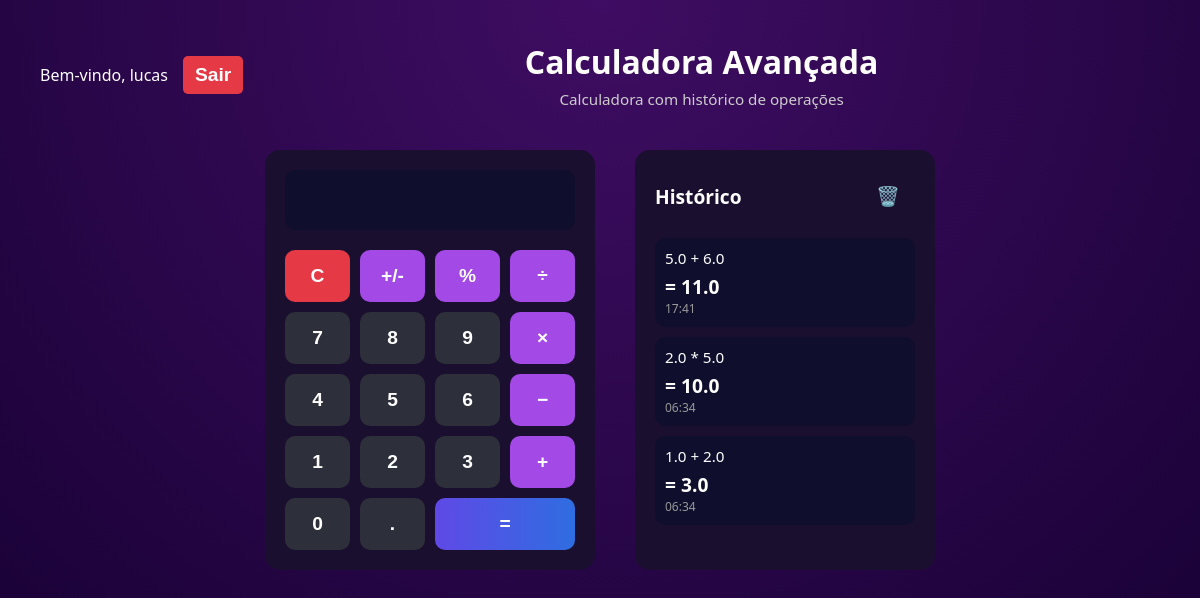
Page / (signed in) on the earlier database version.
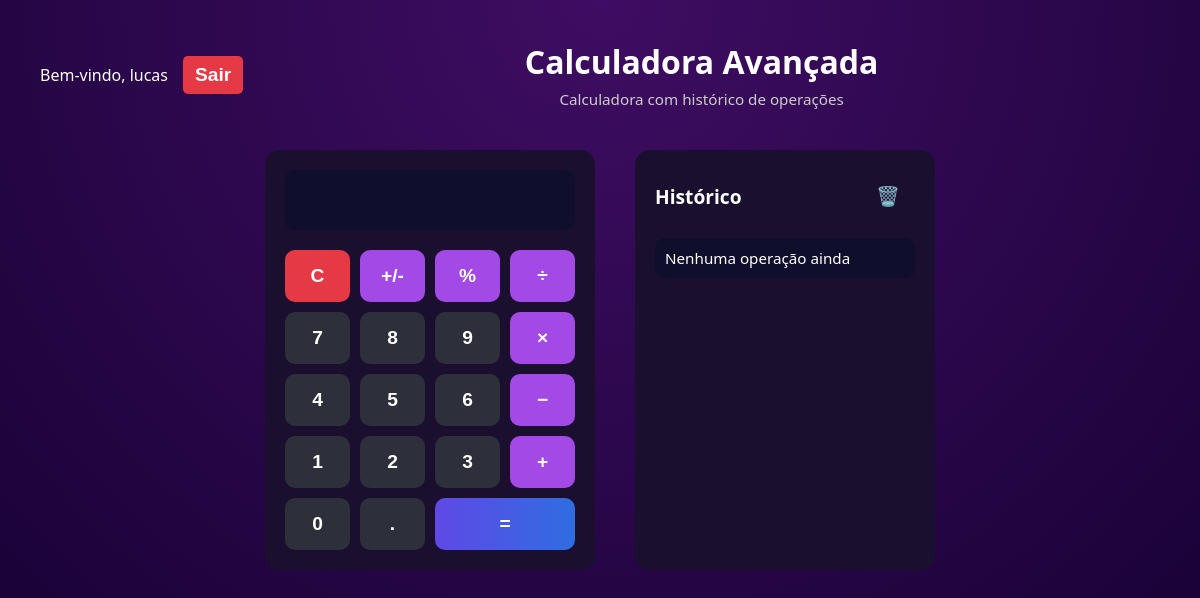
Same page on the later database version.
### calculadora/models.py (models this page shows, shortened)
class Operacao(models.Model):
    TIPO_OPERACAO = [
        ('+', 'Soma'),
        ('-', 'Subtração'),
        ('*', 'Multiplicação'),
        ('/', 'Divisão'),
    ]
    usuario = models.ForeignKey(User, on_delete=models.CASCADE)
    parametros = models.CharField(max_length=255)
    tipo = models.CharField(max_length=1, choices=TIPO_OPERACAO)
    resultado = models.CharField(max_length=255)
    data_inclusao = models.DateTimeField(auto_now_add=True)

### calculadora/views.py (the view, shortened to what this page needs)
# urls.py: path('', index, name='index'),
@login_required
def index(request):
    historico = Operacao.objects.filter(usuario=request.user).order_by('-data_inclusao')
    return render(request, 'calculadora/index.html', {
        'historico': historico,
        'display_result': ''
    })

### calculadora/templates/calculadora/index.html (shortened to what this page needs)
{% load static %}
<!DOCTYPE html>
<html>
<head>
    <link rel="stylesheet" href="{% static 'calculadora/style.css' %}">
</head>
<body>
    <div class="header">
        <div class="user-info">
            <span>Bem-vindo, {{ request.user.username }}</span>
            <form method="post" action="{% url 'logout' %}" class="logout-form">
                <button type="submit" title="Sair">Sair</button>
            </form>
        </div>
        <div class="title">
            <h1>Calculadora Avançada</h1>
            <small>Calculadora com histórico de operações</small>
        </div>
    </div>
    <div class="container">
        <div>
            <form method="post" id="calc-form">
        <div class="calculator">
            <input type="text" id="display" class="display" readonly value="">
            <button type="button" class="clear" onclick="clearDisplay()">C</button>
            <button type="button" class="operator" onclick="setOperator('inv')">+/-</button>
            <button type="button" class="operator" onclick="append('%')">%</button>
            <button type="button" class="operator" onclick="setOperator('/')">÷</button>
            <button type="button" class="num" onclick="append('7')">7</button>
            <button type="button" class="num" onclick="append('8')">8</button>
            <button type="button" class="num" onclick="append('9')">9</button>
            <button type="button" class="operator" onclick="setOperator('*')">×</button>
            <button type="button" class="num" onclick="append('4')">4</button>
            <button type="button" class="num" onclick="append('5')">5</button>
            <button type="button" class="num" onclick="append('6')">6</button>
            <button type="button" class="operator" onclick="setOperator('-')">−</button>
            <button type="button" class="num" onclick="append('1')">1</button>
            <button type="button" class="num" onclick="append('2')">2</button>
            <button type="button" class="num" onclick="append('3')">3</button>
            <button type="button" class="operator" onclick="setOperator('+')">+</button>
            <button type="button" class="num" onclick="append('0')">0</button>
            <button type="button" class="num" onclick="append('.')">.</button>
            <button type="button" class="equals" onclick="calculate()">=</button>
        </div>
            </form>
        </div>
        <div class="history">
            <div class="history-header">
                <h3> Histórico</h3>
                <form method="post">
                    <button type="submit" class="clear-btn" title="Limpar Histórico">🗑️</button>
                </form>
            </div>
            <ul>
                {% for op in historico %}
                    <li>
                        {{ op.parametros }}
                        <div class="result">= {{ op.resultado }}</div>
                        <div class="time">{{ op.data_inclusao|date:"H:i" }}</div>
                    </li>
                {% empty %}
                    <li>Nenhuma operação ainda</li>
                {% endfor %}
            </ul>
        </div>
    </div>
</body>
</html>

### calculadora/static/calculadora/style.css (style rules this page uses)
* { box-sizing: border-box; margin: 0; padding: 0; }
body { font-family: 'Segoe UI', Tahoma, Geneva, Verdana, sans-serif; background: radial-gradient(circle at top, #3f0d63, #140030); color: white; padding: 40px; min-height: 100vh; }
.container { display: flex; justify-content: center; flex-wrap: wrap; gap: 40px; }
.calculator { background-color: #1a0f2e; padding: 20px; border-radius: 15px; width: 330px; display: grid; grid-template-columns: repeat(4, 1fr); gap: 10px; }
.display { grid-column: span 4; height: 60px; background-color: #0f0f2d; color: white; font-size: 2rem; text-align: right; padding: 10px 15px; border: none; border-radius: 10px; margin-bottom: 10px; }
button { font-size: 1.2rem; padding: 15px; border: none; border-radius: 10px; cursor: pointer; transition: all 0.2s; font-weight: bold; }
button.operator { background: #a249e6; color: white; }
button.equals { background: linear-gradient(to right, #5f49e6, #2f6de1); color: white; grid-column: span 2; }
button.clear { background: #e63946; color: white; }
button.num { background: #2d2f3a; color: white; }
.history { background-color: #1a0f2e; padding: 20px; width: 300px; border-radius: 15px; display: flex; flex-direction: column; }
.history-header { display: flex; justify-content: space-between; align-items: center; margin-bottom: 15px; }
.history h3 { font-size: 1.2rem; }
.history ul { list-style: none; overflow-y: auto; max-height: 300px; padding: 0; }
.history li { background-color: #0f0f2d; padding: 10px; margin-bottom: 10px; border-radius: 10px; font-size: 0.95rem; }
.clear-btn { background: none; border: none; color: #ff4d4d; font-size: 1.2rem; cursor: pointer; }
.header { display: flex; justify-content: space-between; align-items: center; flex-wrap: wrap; margin-bottom: 40px; }
.user-info { display: flex; align-items: center; gap: 15px; font-size: 1rem; }
.logout-form { margin: 0; }
.logout-form button { background-color: #e63946; color: white; border: none; padding: 8px 12px; border-radius: 5px; font-weight: bold; cursor: pointer; transition: 0.2s; }
.title { flex-grow: 1; text-align: center; }
.title h1 { font-size: 2rem; margin-bottom: 5px; }
.title small { font-size: 0.95rem; color: #ccc; }

Differences in the rows shown:
removed Operacao: parametros "5.0 + 6.0", resultado "11.0", data_inclusao "17:41"
removed Operacao: parametros "2.0 * 5.0", resultado "10.0", data_inclusao "06:34"
removed Operacao: parametros "1.0 + 2.0", resultado "3.0", data_inclusao "06:34"
Other differences:
text now shown: "Nenhuma operação ainda"
